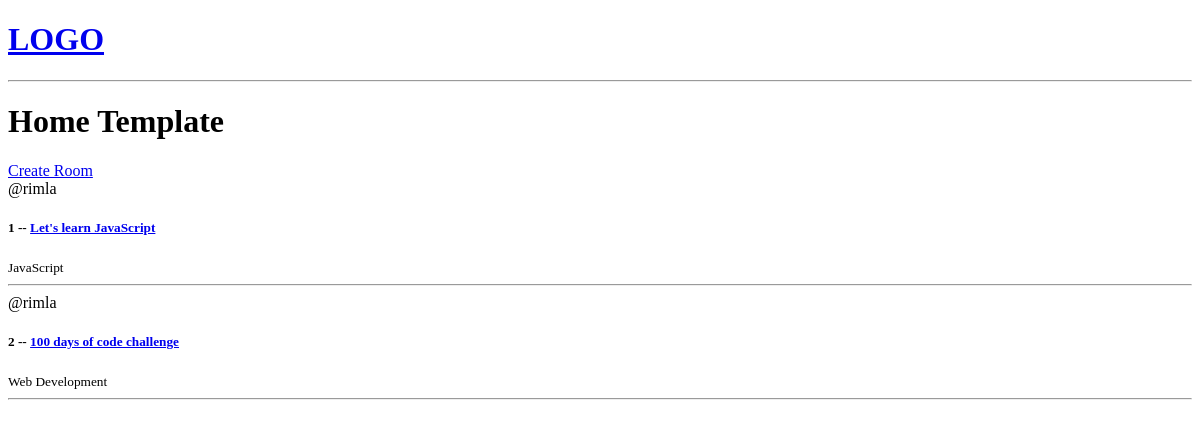
Before: / with the older database file.
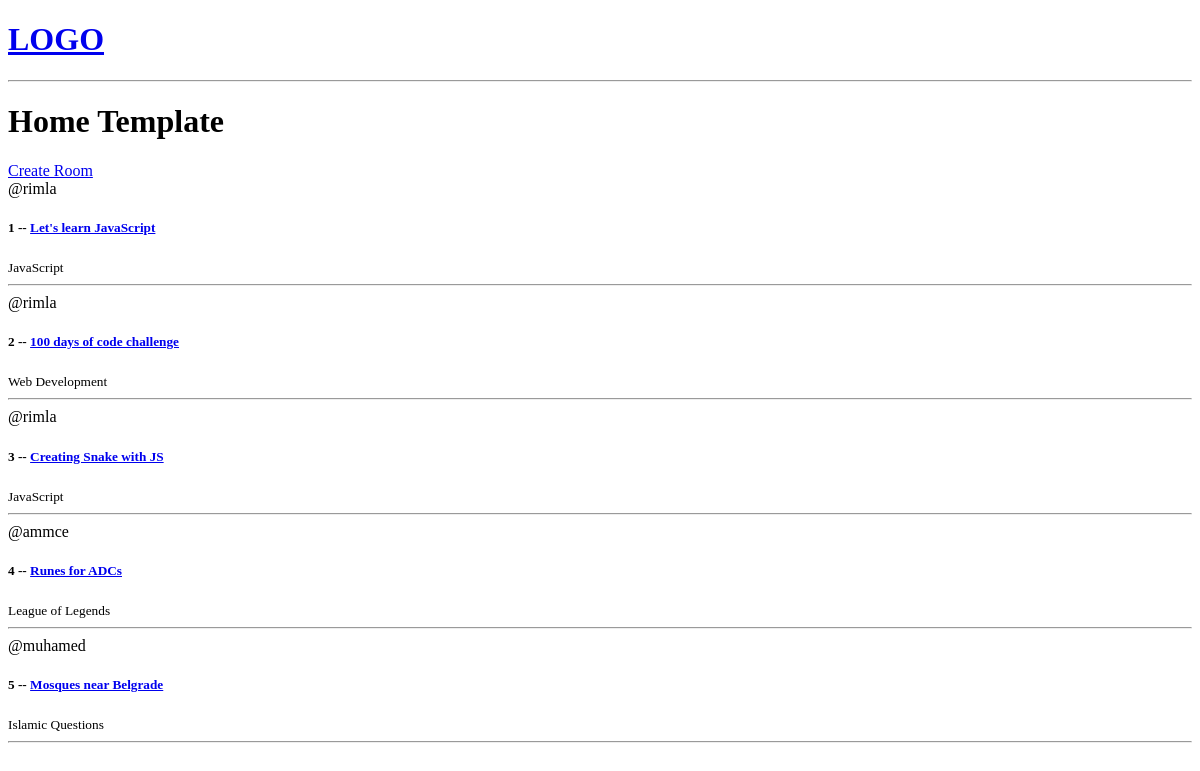
After: the same page with the newer database file.
### base/models.py (models this page shows, shortened)
class Room(models.Model):
    host = models.ForeignKey(User, on_delete=models.SET_NULL, null=True)
    topic = models.ForeignKey(Topic, on_delete=models.SET_NULL, null=True)
    name = models.CharField(max_length=200)
    description = models.TextField(null=True, blank=True)
    updated = models.DateTimeField(auto_now=True)
    created = models.DateTimeField(auto_now_add=True)

class Topic(models.Model):
    name = models.CharField(max_length=200)

### base/views.py (the view)
# urls.py: path('', views.home, name="home"),
def home(request):
    rooms = Room.objects.all()
    context = {'lobby': rooms}
    return render(request, 'base/home.html', context)

### base/templates/base/home.html
{% extends 'main.html' %}
{% block content %}
<h1>Home Template</h1>
<div>
    <a href="{% url 'create-room' %}">Create Room</a>
    <div>
        {% for room in lobby %}
            <div>
                <span>@{{room.host.username}}</span>
                <h5>{{room.id}} -- <a href="{% url 'room' room.id %}">{{room.name}}</a></h5>
                <small>{{room.topic.name}}</small>
                <hr>
            </div>
        {% endfor %}
    </div>
</div>
{% endblock content %}

### templates/main.html (shortened to what this page needs)
<!DOCTYPE html>
<html lang="en">
<head>
</head>
<body>
    {% include 'navbar.html' %}
    {% block content %}
    {% endblock content %}
</body>
</html>

### templates/navbar.html
<a href='/'>
    <h1>LOGO</h1>
</a>
<hr>

Changed rows visible on the page:
added Room: host.username "rimla", id "3", name "Creating Snake with JS", topic.name "JavaScript"
added Room: host.username "ammce", id "4", name "Runes for ADCs", topic.name "League of Legends"
added Room: host.username "muhamed", id "5", name "Mosques near Belgrade", topic.name "Islamic Questions"
